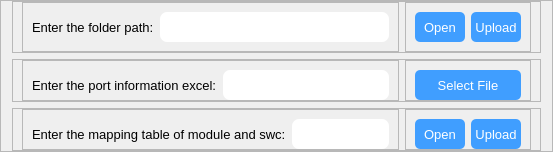
                  <widget class="QFrame" name="frame_11">
                   <property name="sizePolicy">
                    <sizepolicy hsizetype="Preferred" vsizetype="Expanding">
                     <horstretch>0</horstretch>
                     <verstretch>1</verstretch>
                    </sizepolicy>
                   </property>
                   <property name="frameShape">
                    <enum>QFrame::StyledPanel</enum>
                   </property>
                   <property name="frameShadow">
                    <enum>QFrame::Raised</enum>
                   </property>
                   <layout class="QVBoxLayout" name="verticalLayout_6">
                    <property name="topMargin">
                     <number>0</number>
                    </property>
                    <property name="bottomMargin">
                     <number>0</number>
                    </property>
                    <item>
                     <widget class="QFrame" name="frame_9">
                      <property name="sizePolicy">
                       <sizepolicy hsizetype="Preferred" vsizetype="Expanding">
                        <horstretch>0</horstretch>
                        <verstretch>1</verstretch>
                       </sizepolicy>
                      </property>
                      <property name="frameShape">
                       <enum>QFrame::StyledPanel</enum>
                      </property>
                      <property name="frameShadow">
                       <enum>QFrame::Raised</enum>
                      </property>
                      <layout class="QHBoxLayout" name="horizontalLayout_9">
                       <property name="topMargin">
                        <number>0</number>
                       </property>
                       <property name="bottomMargin">
                        <number>0</number>
                       </property>
                       <item>
                        <widget class="QFrame" name="frame_16">
                         <property name="sizePolicy">
                          <sizepolicy hsizetype="Expanding" vsizetype="Preferred">
                           <horstretch>6</horstretch>
                           <verstretch>0</verstretch>
                          </sizepolicy>
                         </property>
                         <property name="frameShape">
                          <enum>QFrame::StyledPanel</enum>
                         </property>
                         <property name="frameShadow">
                          <enum>QFrame::Raised</enum>
                         </property>
                         <layout class="QHBoxLayout" name="horizontalLayout_12">
                          <item>
                           <widget class="QLabel" name="label">
                            <property name="font">
                             <font>
                              <pointsize>10</pointsize>
                             </font>
                            </property>
                            <property name="styleSheet">
                             <string notr="true">color: rgb(86, 88, 93);
color: rgb(0, 0, 0);
</string>
                            </property>
                            <property name="text">
                             <string>Enter the folder path:</string>
                            </property>
                           </widget>
                          </item>
                          <item>
                           <widget class="QLineEdit" name="lineEdit_info">
                            <property name="minimumSize">
                             <size>
                              <width>0</width>
                              <height>30</height>
                             </size>
                            </property>
                            <property name="maximumSize">
                             <size>
                              <width>16777215</width>
                              <height>30</height>
                             </size>
                            </property>
                            <property name="font">
                             <font>
                              <pointsize>10</pointsize>
                             </font>
                            </property>
                            <property name="styleSheet">
                             <string notr="true">background-color: rgb(255, 255, 255);
border-radius:7px;</string>
                            </property>
                           </widget>
                          </item>
                         </layout>
                        </widget>
                       </item>
                       <item>
                        <widget class="QFrame" name="frame_10">
                         <property name="sizePolicy">
                          <sizepolicy hsizetype="Expanding" vsizetype="Preferred">
                           <horstretch>2</horstretch>
                           <verstretch>0</verstretch>
                          </sizepolicy>
                         </property>
                         <property name="styleSheet">
                          <string notr="true">QPushButton{
	border:none;
	border-radius:5px;
	
	color: rgb(255, 255, 255);
}

QPushButton:hover{
	color:black;
	
	background-color: rgb(244, 252, 255);
}</string>
                         </property>
                         <property name="frameShape">
                          <enum>QFrame::StyledPanel</enum>
                         </property>
                         <property name="frameShadow">
                          <enum>QFrame::Raised</enum>
                         </property>
                         <layout class="QHBoxLayout" name="horizontalLayout_5">
                          <item>
                           <widget class="QPushButton" name="pushButton_info_choose">
                            <property name="minimumSize">
                             <size>
                              <width>0</width>
                              <height>30</height>
                             </size>
                            </property>
                            <property name="maximumSize">
                             <size>
                              <width>16777215</width>
                              <height>30</height>
                             </size>
                            </property>
                            <property name="font">
                             <font>
                              <pointsize>10</pointsize>
                             </font>
                            </property>
                            <property name="styleSheet">
                             <string notr="true">background-color: rgb(176, 178, 152);
background-color: rgb(136, 39, 255);
background-color: rgb(64, 158, 255);</string>
                            </property>
                            <property name="text">
                             <string>Open</string>
                            </property>
                           </widget>
                          </item>
                          <item>
                           <widget class="QPushButton" name="pushButton_info_enter">
                            <property name="minimumSize">
                             <size>
                              <width>0</width>
                              <height>30</height>
                             </size>
                            </property>
                            <property name="maximumSize">
                             <size>
                              <width>16777215</width>
                              <height>30</height>
                             </size>
                            </property>
                            <property name="font">
                             <font>
                              <pointsize>10</pointsize>
                             </font>
                            </property>
                            <property name="styleSheet">
                             <string notr="true">background-color: rgb(176, 178, 152);
background-color: rgb(136, 39, 255);
background-color: rgb(64, 158, 255);</string>
                            </property>
                            <property name="text">
                             <string>Upload</string>
                            </property>
                           </widget>
                          </item>
                         </layout>
                        </widget>
                       </item>
                      </layout>
                     </widget>
                    </item>
                    <item>
                     <widget class="QFrame" name="frame_17">
                      <property name="frameShape">
                       <enum>QFrame::StyledPanel</enum>
                      </property>
                      <property name="frameShadow">
                       <enum>QFrame::Raised</enum>
                      </property>
                      <layout class="QHBoxLayout" name="horizontalLayout_14">
                       <property name="topMargin">
                        <number>0</number>
                       </property>
                       <property name="bottomMargin">
                        <number>0</number>
                       </property>
                       <item>
                        <widget class="QFrame" name="frame_19">
                         <property name="sizePolicy">
                          <sizepolicy hsizetype="Expanding" vsizetype="Preferred">
                           <horstretch>6</horstretch>
                           <verstretch>0</verstretch>
                          </sizepolicy>
                         </property>
                         <property name="frameShape">
                          <enum>QFrame::StyledPanel</enum>
                         </property>
                         <property name="frameShadow">
                          <enum>QFrame::Raised</enum>
                         </property>
                         <layout class="QHBoxLayout" name="horizontalLayout_13">
                          <property name="bottomMargin">
                           <number>0</number>
                          </property>
                          <item>
                           <widget class="QLabel" name="label_3">
                            <property name="font">
                             <font>
                              <pointsize>10</pointsize>
                             </font>
                            </property>
                            <property name="styleSheet">
                             <string notr="true">color: rgb(86, 88, 93);
color: rgb(0, 0, 0);</string>
                            </property>
                            <property name="text">
                             <string>Enter the port information excel:</string>
                            </property>
                           </widget>
                          </item>
                          <item>
                           <widget class="QLineEdit" name="lineEdit_info_2">
                            <property name="minimumSize">
                             <size>
                              <width>0</width>
                              <height>30</height>
                             </size>
                            </property>
                            <property name="maximumSize">
                             <size>
                              <width>16777215</width>
                              <height>30</height>
                             </size>
                            </property>
                            <property name="font">
                             <font>
                              <pointsize>10</pointsize>
                             </font>
                            </property>
                            <property name="styleSheet">
                             <string notr="true">background-color: rgb(255, 255, 255);
border-radius:7px;</string>
                            </property>
                           </widget>
                          </item>
                         </layout>
                        </widget>
                       </item>
                       <item>
                        <widget class="QFrame" name="frame_18">
                         <property name="sizePolicy">
                          <sizepolicy hsizetype="Expanding" vsizetype="Preferred">
                           <horstretch>2</horstretch>
                           <verstretch>0</verstretch>
                          </sizepolicy>
                         </property>
                         <property name="styleSheet">
                          <string notr="true">QPushButton{
	border:none;
	border-radius:5px;
	
	color: rgb(255, 255, 255);
}

QPushButton:hover{
	color:black;
	
	background-color: rgb(244, 252, 255);
}</string>
                         </property>
                         <property name="frameShape">
                          <enum>QFrame::StyledPanel</enum>
                         </property>
                         <property name="frameShadow">
                          <enum>QFrame::Raised</enum>
                         </property>
                         <layout class="QHBoxLayout" name="horizontalLayout_11">
                          <property name="bottomMargin">
                           <number>0</number>
                          </property>
                          <item>
                           <widget class="QPushButton" name="pushButton_info_choose_2">
                            <property name="minimumSize">
                             <size>
                              <width>0</width>
                              <height>30</height>
                             </size>
                            </property>
                            <property name="maximumSize">
                             <size>
                              <width>16777215</width>
                              <height>30</height>
                             </size>
                            </property>
                            <property name="font">
                             <font>
                              <pointsize>10</pointsize>
                             </font>
                            </property>
                            <property name="styleSheet">
                             <string notr="true">background-color: rgb(176, 178, 152);
background-color: rgb(136, 39, 255);
background-color: rgb(64, 158, 255);</string>
                            </property>
                            <property name="text">
                             <string>Select File</string>
                            </property>
                           </widget>
                          </item>
                         </layout>
                        </widget>
                       </item>
                      </layout>
                     </widget>
                    </item>
                    <item>
                     <widget class="QFrame" name="frame_53">
                      <property name="frameShape">
                       <enum>QFrame::StyledPanel</enum>
                      </property>
                      <property name="frameShadow">
                       <enum>QFrame::Raised</enum>
                      </property>
                      <layout class="QHBoxLayout" name="horizontalLayout_39">
                       <property name="topMargin">
                        <number>0</number>
                       </property>
                       <property name="bottomMargin">
                        <number>0</number>
                       </property>
                       <item>
                        <widget class="QFrame" name="frame_54">
                         <property name="sizePolicy">
                          <sizepolicy hsizetype="Expanding" vsizetype="Preferred">
                           <horstretch>6</horstretch>
                           <verstretch>0</verstretch>
                          </sizepolicy>
                         </property>
                         <property name="frameShape">
                          <enum>QFrame::StyledPanel</enum>
                         </property>
                         <property name="frameShadow">
                          <enum>QFrame::Raised</enum>
                         </property>
                         <layout class="QHBoxLayout" name="horizontalLayout_40">
                          <property name="bottomMargin">
                           <number>0</number>
                          </property>
                          <item>
                           <widget class="QLabel" name="label_28">
                            <property name="font">
                             <font>
                              <pointsize>10</pointsize>
                             </font>
                            </property>
                            <property name="styleSheet">
                             <string notr="true">color: rgb(86, 88, 93);
color: rgb(0, 0, 0);</string>
                            </property>
                            <property name="text">
                             <string>Enter the mapping table of module and swc:</string>
                            </property>
                           </widget>
                          </item>
                          <item>
                           <widget class="QLineEdit" name="lineEdit_info_3">
                            <property name="minimumSize">
                             <size>
                              <width>0</width>
                              <height>30</height>
                             </size>
                            </property>
                            <property name="maximumSize">
                             <size>
                              <width>16777215</width>
                              <height>30</height>
                             </size>
                            </property>
                            <property name="font">
                             <font>
                              <pointsize>10</pointsize>
                             </font>
                            </property>
                            <property name="styleSheet">
                             <string notr="true">background-color: rgb(255, 255, 255);
border-radius:7px;</string>
                            </property>
                           </widget>
                          </item>
                         </layout>
                        </widget>
                       </item>
                       <item>
                        <widget class="QFrame" name="frame_55">
                         <property name="sizePolicy">
                          <sizepolicy hsizetype="Expanding" vsizetype="Preferred">
                           <horstretch>2</horstretch>
                           <verstretch>0</verstretch>
                          </sizepolicy>
                         </property>
                         <property name="styleSheet">
                          <string notr="true">QPushButton{
	border:none;
	border-radius:5px;
	
	color: rgb(255, 255, 255);
}

QPushButton:hover{
	color:black;
	
	background-color: rgb(244, 252, 255);
}</string>
                         </property>
                         <property name="frameShape">
                          <enum>QFrame::StyledPanel</enum>
                         </property>
                         <property name="frameShadow">
                          <enum>QFrame::Raised</enum>
                         </property>
                         <layout class="QHBoxLayout" name="horizontalLayout_41">
                          <property name="bottomMargin">
                           <number>0</number>
                          </property>
                          <item>
                           <widget class="QPushButton" name="pushButton_info_choose_3">
                            <property name="minimumSize">
                             <size>
                              <width>0</width>
                              <height>30</height>
                             </size>
                            </property>
                            <property name="maximumSize">
                             <size>
                              <width>16777215</width>
                              <height>30</height>
                             </size>
                            </property>
                            <property name="font">
                             <font>
                              <pointsize>10</pointsize>
                             </font>
                            </property>
                            <property name="styleSheet">
                             <string notr="true">background-color: rgb(176, 178, 152);
background-color: rgb(136, 39, 255);
background-color: rgb(64, 158, 255);</string>
                            </property>
                            <property name="text">
                             <string>Open</string>
                            </property>
                           </widget>
                          </item>
                          <item>
                           <widget class="QPushButton" name="pushButton_info_enter_2">
                            <property name="minimumSize">
                             <size>
                              <width>0</width>
                              <height>30</height>
                             </size>
                            </property>
                            <property name="maximumSize">
                             <size>
                              <width>16777215</width>
                              <height>30</height>
                             </size>
                            </property>
                            <property name="font">
                             <font>
                              <pointsize>10</pointsize>
                             </font>
                            </property>
                            <property name="styleSheet">
                             <string notr="true">background-color: rgb(176, 178, 152);
background-color: rgb(136, 39, 255);
background-color: rgb(64, 158, 255);</string>
                            </property>
                            <property name="text">
                             <string>Upload</string>
                            </property>
                           </widget>
                          </item>
                         </layout>
                        </widget>
                       </item>
                      </layout>
                     </widget>
                    </item>
                   </layout>
                  </widget>
